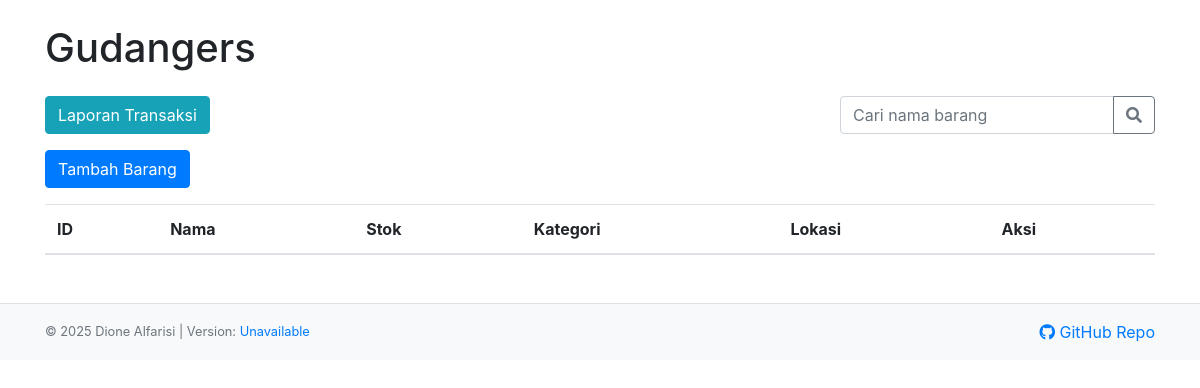
Before: / with the older database file.
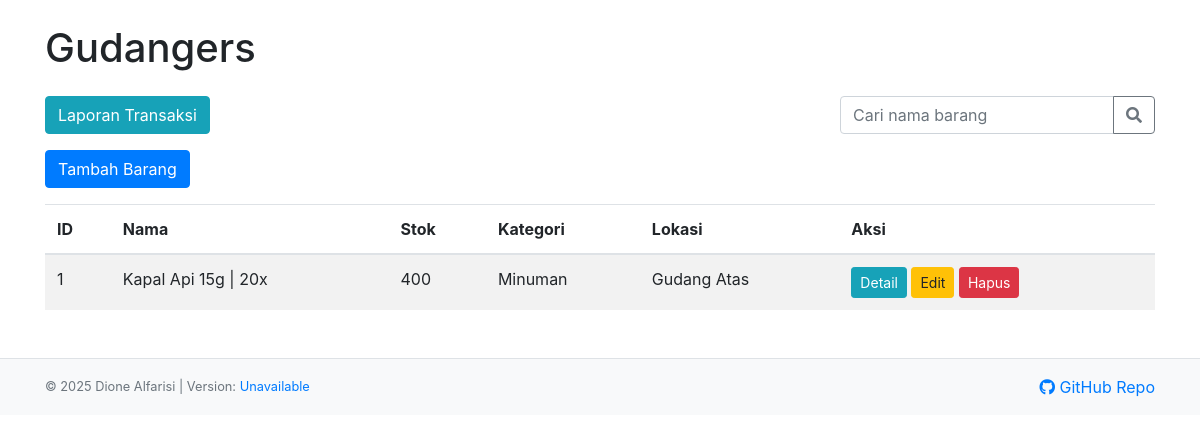
After: the same page with the newer database file.
### tables this page shows
CREATE TABLE items (
                id INTEGER PRIMARY KEY AUTOINCREMENT,
                name TEXT NOT NULL,
                quantity INTEGER NOT NULL,
                category TEXT,
                location TEXT,
                description TEXT);

### app.py (the view)
@app.route('/')
def index():
    search = request.args.get('search', '').strip()
    conn = sqlite3.connect(DB_NAME)
    conn.row_factory = sqlite3.Row
    c = conn.cursor()
    if search:
        c.execute("SELECT * FROM items WHERE name LIKE ?", ('%' + search + '%',))
    else:
        c.execute("SELECT * FROM items")
    items = c.fetchall()
    conn.close()
    return render_template('index.html', items=items, search=search)

### templates/index.html
{% extends 'base.html' %}
{% block content %}
    <h1 class="my-4">Gudangers</h1>
<div class="d-flex justify-content-between align-items-center mb-3">
    <a href="/transactions" class="btn btn-info">Laporan Transaksi</a>    <form class="form-inline" method="GET" action="{{ url_for('index') }}">
        <div class="input-group">
            <input type="text" name="search" class="form-control" placeholder="Cari nama barang" value="{{ search }}">
            <div class="input-group-append">
                <button class="btn btn-outline-secondary" type="submit">
                    <i class="fas fa-search"></i>
                </button>
            </div>
        </div>
    </form>
</div>
<a href="/add" class="btn btn-primary mb-3">Tambah Barang</a>
<table class="table table-striped">
    <thead>
        <tr>
            <th>ID</th>
            <th>Nama</th>
            <th>Stok</th>
            <th>Kategori</th>
            <th>Lokasi</th>
            <th>Aksi</th>
        </tr>
    </thead>
    <tbody>
        {% for item in items %}
        <tr>
            <td>{{ item['id'] }}</td>
            <td>{{ item['name'] }}</td>
            <td>{{ item['quantity'] }}</td>
            <td>{{ item['category'] }}</td>
            <td>{{ item['location'] }}</td>
            <td>
                <a href="/item/{{ item['id'] }}" class="btn btn-sm btn-info">Detail</a>
                <a href="/edit/{{ item['id'] }}" class="btn btn-sm btn-warning">Edit</a>
                <a href="/delete/{{ item['id'] }}" class="btn btn-sm btn-danger">Hapus</a>
            </td>
        </tr>
        {% endfor %}
    </tbody>
</table>
{% endblock %}

### templates/base.html (shortened to what this page needs)
<!DOCTYPE html>
<html>
<head>
    <link rel="stylesheet" href="https://stackpath.bootstrapcdn.com/bootstrap/4.5.2/css/bootstrap.min.css">
    <link rel="stylesheet" href="https://cdnjs.cloudflare.com/ajax/libs/font-awesome/5.15.4/css/all.min.css">
</head>
<body>
    <div class="container">
        {% block content %}{% endblock %}
    </div>
    <footer class="bg-light py-3 mt-5 border-top">
        <div class="container d-flex flex-column flex-md-row justify-content-between align-items-center">
            <small class="text-muted">
                &copy; <span id="year"></span> Dione Alfarisi |
                Version: <a href="#" id="gh-version" target="_blank" class="text-decoration-none">Loading...</a>
            </small>
            <a href="https://github.com/dionealfarisi/gudangers" target="_blank" class="mt-2 mt-md-0 text-decoration-none">
                <i class="fab fa-github"></i> GitHub Repo
            </a>
        </div>
    </footer>
</body>
</html>

Changed rows visible on the page:
added items: id "1", name "Kapal Api 15g | 20x", quantity "400", category "Minuman", location "Gudang Atas"
